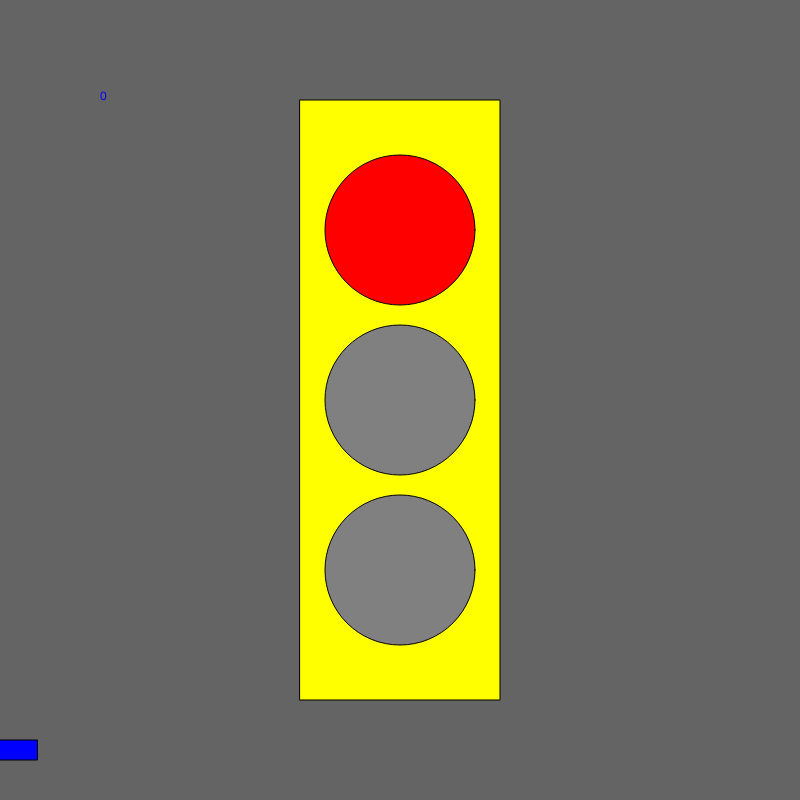
Frame 1 (no input)
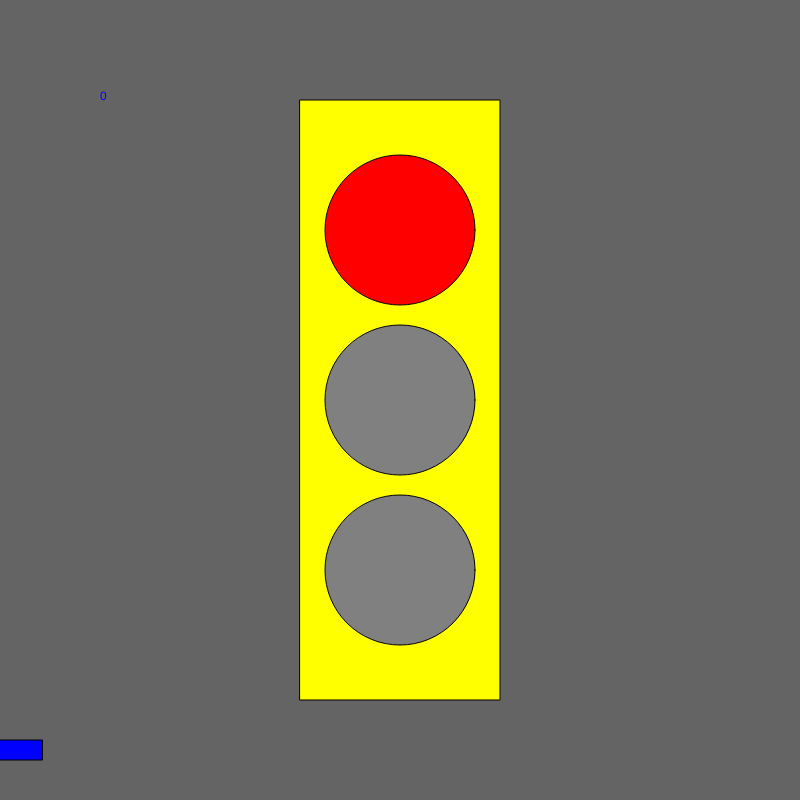
Frame 60 (no input)
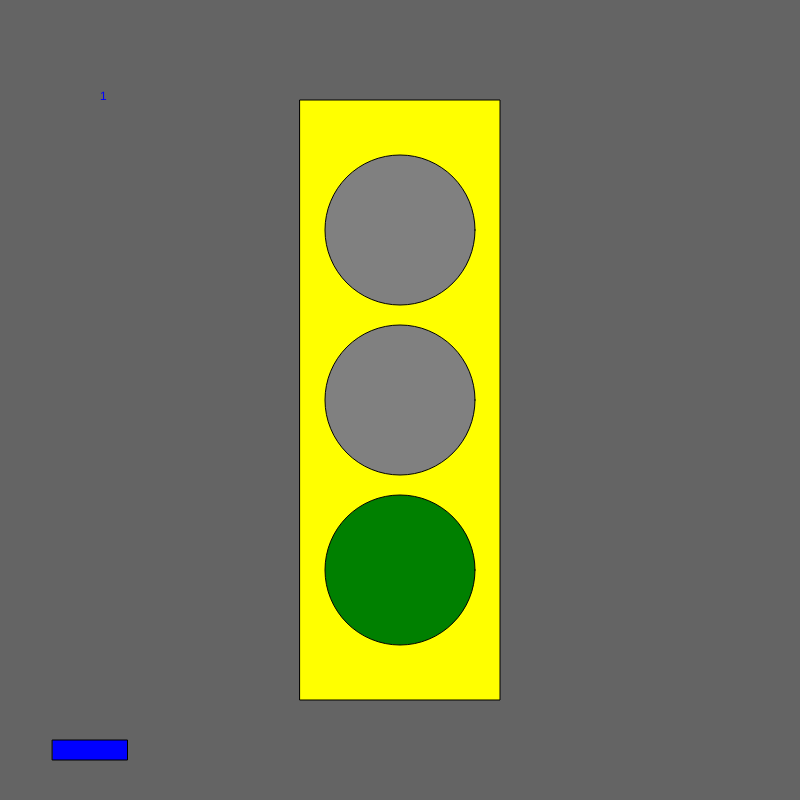
Frame 120 (the mouse pressed at the canvas centre since frame 60)

The p5.js sketch that drew these frames (run headless with seeded random() and noise() and a simulated clock; from frame 60 on, the mouse is pressed at the canvas centre):

// p5.js sketch
// ── sketch.js
let state = 0;
let timer = 0;
let x = 0;
let velocity = 5;

function setup() {
  createCanvas(800, 800);
  ellipseMode(CENTER);
  rectMode(CENTER);

}

function draw() {
  background(100);
  fill("yellow");
  rect(width/2, height/2, 200, 600);

  fill("blue");
  rect(x, 750, 75, 20);
  x = x + velocity;
  if (x>width){ 
    x = 0;
  }
  switch (state) {

    case 0:
      text("0", 100, 100);
      fill("red");
      ellipse(width/2, height/2-170, 150, 150);
      fill("grey");
      ellipse(width/2, height/2, 150, 150);
      ellipse(width/2, height/2+170, 150, 150);
      velocity = 0;
      break;

    case 1:
      text("1", 100, 100);
      fill("grey");
      ellipse(width/2, height/2-170, 150, 150);
      ellipse(width/2, height/2, 150, 150);
      fill("green");
      ellipse(width/2, height/2+170, 150, 150);
      velocity = 5;
      break;

    case 2:
      text("2", 100, 100);
      fill("grey");
      ellipse(width/2, height/2-170, 150, 150);
      fill("yellow");
      ellipse(width/2, height/2, 150, 150);
      fill("grey");
      ellipse(width/2, height/2+170, 150, 150);
      velocity = 2;
      break;
  }

  timer = timer + 1;
  if(timer > 100) {
    timer = 0;
    state++;
    if (state > 2) state = 0;
  }

}

function mouseReleased() {
  state++;
  if (state > 2) state = 0;
}
